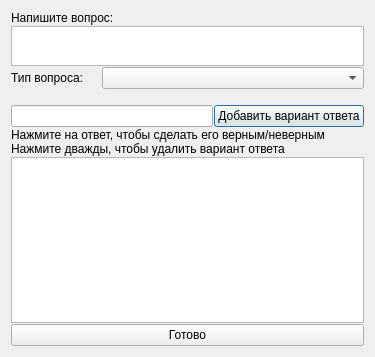
<?xml version="1.0" encoding="UTF-8"?>
<ui version="4.0">
 <class>pageCreationDialog</class>
 <widget class="QDialog" name="pageCreationDialog">
  <property name="geometry">
   <rect>
    <x>0</x>
    <y>0</y>
    <width>375</width>
    <height>357</height>
   </rect>
  </property>
  <property name="windowTitle">
   <string>Создание вопроса для теста</string>
  </property>
  <property name="modal">
   <bool>true</bool>
  </property>
  <layout class="QVBoxLayout" name="verticalLayout">
   <property name="spacing">
    <number>1</number>
   </property>
   <item>
    <widget class="QLabel" name="tip_1">
     <property name="toolTip">
      <string>Напишите вопрос в поле ниже</string>
     </property>
     <property name="text">
      <string>Напишите вопрос:</string>
     </property>
    </widget>
   </item>
   <item>
    <widget class="QPlainTextEdit" name="question">
     <property name="maximumSize">
      <size>
       <width>16777215</width>
       <height>40</height>
      </size>
     </property>
     <property name="toolTip">
      <string>Это поле, в которое нужно вводить вопрос</string>
     </property>
    </widget>
   </item>
   <item>
    <layout class="QHBoxLayout" name="_3">
     <item>
      <widget class="QLabel" name="tip_2">
       <property name="maximumSize">
        <size>
         <width>90</width>
         <height>16777215</height>
        </size>
       </property>
       <property name="toolTip">
        <string>Вопросы бывают трех типов, выберите его из списка справа</string>
       </property>
       <property name="text">
        <string>Тип вопроса:</string>
       </property>
      </widget>
     </item>
     <item>
      <widget class="QComboBox" name="page_type">
       <property name="toolTip">
        <string>В этом списке нужно выбирать тип вопроса</string>
       </property>
       <property name="maxVisibleItems">
        <number>3</number>
       </property>
      </widget>
     </item>
    </layout>
   </item>
   <item>
    <widget class="QLabel" name="tip_3">
     <property name="toolTip">
      <string>Описание типа вопроса</string>
     </property>
    </widget>
   </item>
   <item>
    <layout class="QHBoxLayout" name="_2">
     <item>
      <widget class="QLineEdit" name="answer_input">
       <property name="toolTip">
        <string>В это поле можно вводить варианты ответа</string>
       </property>
      </widget>
     </item>
     <item>
      <widget class="QPushButton" name="butt_addAnswer">
       <property name="toolTip">
        <string>Добавляет в список вариант ответа слева и очищает
поле ввода для нового варианта ответа</string>
       </property>
       <property name="text">
        <string>Добавить вариант ответа</string>
       </property>
       <property name="default">
        <bool>true</bool>
       </property>
      </widget>
     </item>
    </layout>
   </item>
   <item>
    <widget class="QLabel" name="tip_4">
     <property name="text">
      <string>Нажмите на ответ, чтобы сделать его верным/неверным
Нажмите дважды, чтобы удалить вариант ответа</string>
     </property>
    </widget>
   </item>
   <item>
    <widget class="QListWidget" name="list_answers">
     <property name="toolTip">
      <string>Здесь отображены варианты ответов
Зеленые - верные
Красные -неверные
(При типе вопроса открытый все варианты в списке верны)</string>
     </property>
    </widget>
   </item>
   <item>
    <widget class="QPushButton" name="butt_done">
     <property name="toolTip">
      <string>Завершить создание вопроса
Если что-то неправильно задано - появится подсказка</string>
     </property>
     <property name="text">
      <string>Готово</string>
     </property>
     <property name="autoDefault">
      <bool>true</bool>
     </property>
    </widget>
   </item>
  </layout>
 </widget>
 <resources/>
 <connections/>
</ui>
